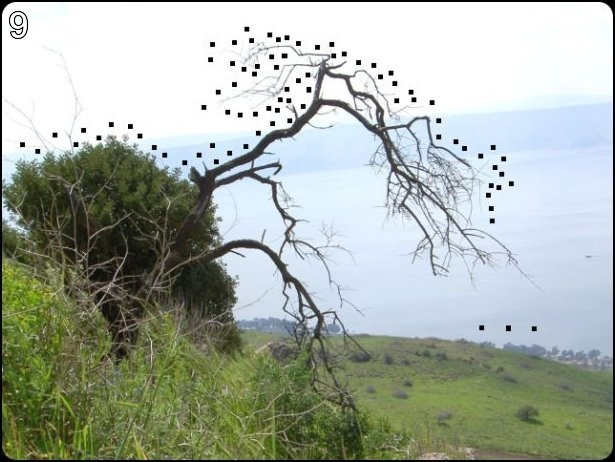
#> input picture nextpy6.4.jpg, 615 x 462 px
$ python nextpy6.4.py
#> lines starting #> are read from the running program, lines starting #| are printed output that depends on the picture
'''
6.4
find a module that can draw on images (i installed PIL)
open the image ex6p4.jpg.
take the list of coords of format [x, y, x, y ...]
each x,y pair represents a point on the image. draw a line from point to point
'''
from PIL import Image, ImageFont, ImageDraw

first = (
    146, 399, 163, 403, 170, 393, 169, 391, 166, 386, 170, 381, 170, 371, 170,
    355, 169, 346, 167, 335, 170, 329, 170, 320, 170, 310, 171, 301, 173, 290,
    178, 289, 182, 287, 188, 286, 190, 286, 192, 291, 194, 296, 195, 305, 194,
    307, 191, 312, 190, 316, 190, 321, 192, 331, 193, 338, 196, 341, 197, 346,
    199, 352, 198, 360, 197, 366, 197, 373, 196, 380, 197, 383, 196, 387, 192,
    389, 191, 392, 190, 396, 189, 400, 194, 401, 201, 402, 208, 403, 213, 402,
    216, 401, 219, 397, 219, 393, 216, 390, 215, 385, 215, 379, 213, 373, 213,
    365, 212, 360, 210, 353, 210, 347, 212, 338, 213, 329, 214, 319, 215, 311,
    215, 306, 216, 296, 218, 290, 221, 283, 225, 282, 233, 284, 238, 287, 243,
    290, 250, 291, 255, 294, 261, 293, 265, 291, 271, 291, 273, 289, 278, 287,
    279, 285, 281, 280, 284, 278, 284, 276, 287, 277, 289, 283, 291, 286, 294,
    291, 296, 295, 299, 300, 301, 304, 304, 320, 305, 327, 306, 332, 307, 341,
    306, 349, 303, 354, 301, 364, 301, 371, 297, 375, 292, 384, 291, 386, 302,
    393, 324, 391, 333, 387, 328, 375, 329, 367, 329, 353, 330, 341, 331, 328,
    336, 319, 338, 310, 341, 304, 341, 285, 341, 278, 343, 269, 344, 262, 346,
    259, 346, 251, 349, 259, 349, 264, 349, 273, 349, 280, 349, 288, 349, 295,
    349, 298, 354, 293, 356, 286, 354, 279, 352, 268, 352, 257, 351, 249, 350,
    234, 351, 211, 352, 197, 354, 185, 353, 171, 351, 154, 348, 147, 342, 137,
    339, 132, 330, 122, 327, 120, 314, 116, 304, 117, 293, 118, 284, 118, 281,
    122, 275, 128, 265, 129, 257, 131, 244, 133, 239, 134, 228, 136, 221, 137,
    214, 138, 209, 135, 201, 132, 192, 130, 184, 131, 175, 129, 170, 131, 159,
    134, 157, 134, 160, 130, 170, 125, 176, 114, 176, 102, 173, 103, 172, 108,
    171, 111, 163, 115, 156, 116, 149, 117, 142, 116, 136, 115, 129, 115, 124,
    115, 120, 115, 115, 117, 113, 120, 109, 122, 102, 122, 100, 121, 95, 121,
    89, 115, 87, 110, 82, 109, 84, 118, 89, 123, 93, 129, 100, 130, 108,
    132, 110, 133, 110, 136, 107, 138, 105, 140, 95, 138, 86, 141, 79, 149,
    77, 155, 81, 162, 90, 165, 97, 167, 99, 171, 109, 171, 107, 161, 111,
    156, 113, 170, 115, 185, 118, 208, 117, 223, 121, 239, 128, 251, 133, 259,
    136, 266, 139, 276, 143, 290, 148, 310, 151, 332, 155, 348, 156, 353, 153,
    366, 149, 379, 147, 394, 146, 399
)

second = (
    156, 141, 165, 135, 169, 131, 176, 130, 187, 134, 191, 140, 191, 146, 186,
    150, 179, 155, 175, 157, 168, 157, 163, 157, 159, 157, 158, 164, 159, 175,
    159, 181, 157, 191, 154, 197, 153, 205, 153, 210, 152, 212, 147, 215, 146,
    218, 143, 220, 132, 220, 125, 217, 119, 209, 116, 196, 115, 185, 114, 172,
    114, 167, 112, 161, 109, 165, 107, 170, 99, 171, 97, 167, 89, 164, 81,
    162, 77, 155, 81, 148, 87, 140, 96, 138, 105, 141, 110, 136, 111, 126,
    113, 129, 118, 117, 128, 114, 137, 115, 146, 114, 155, 115, 158, 121, 157,
    128, 156, 134, 157, 136, 156, 136
)

im = Image.open('nextpy6.4.jpg')
#> im is the input picture: PIL image 615x462 RGB; mean R, G, B 166.7, 174.6, 164.5
draw = ImageDraw.Draw(im)
draw.polygon(first, fill=0)
draw.polygon(second, fill="brown")
fnt = ImageFont.truetype(font='arial', size=30)
draw.text((im.size[0] / 2.5, 0), 'MOOOOO',
          fill='Black', font=fnt, allign="center")
im.save('.'.join(im.filename.split('.')[:-1]) + 'EDIT.jpg')
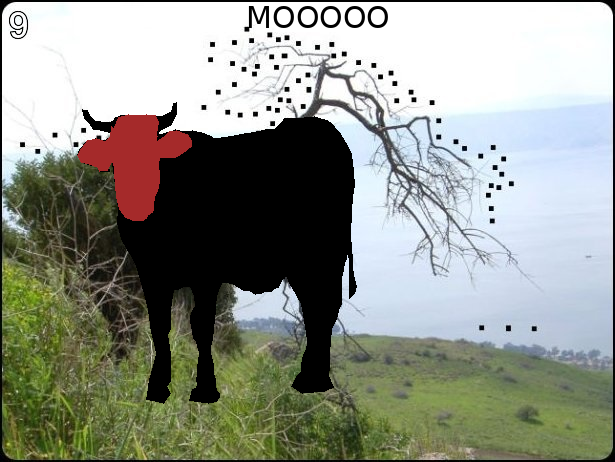
#> saved as nextpy6.4EDIT.jpg: PIL image 615x462 RGB; mean R, G, B 144.9, 148.6, 139
